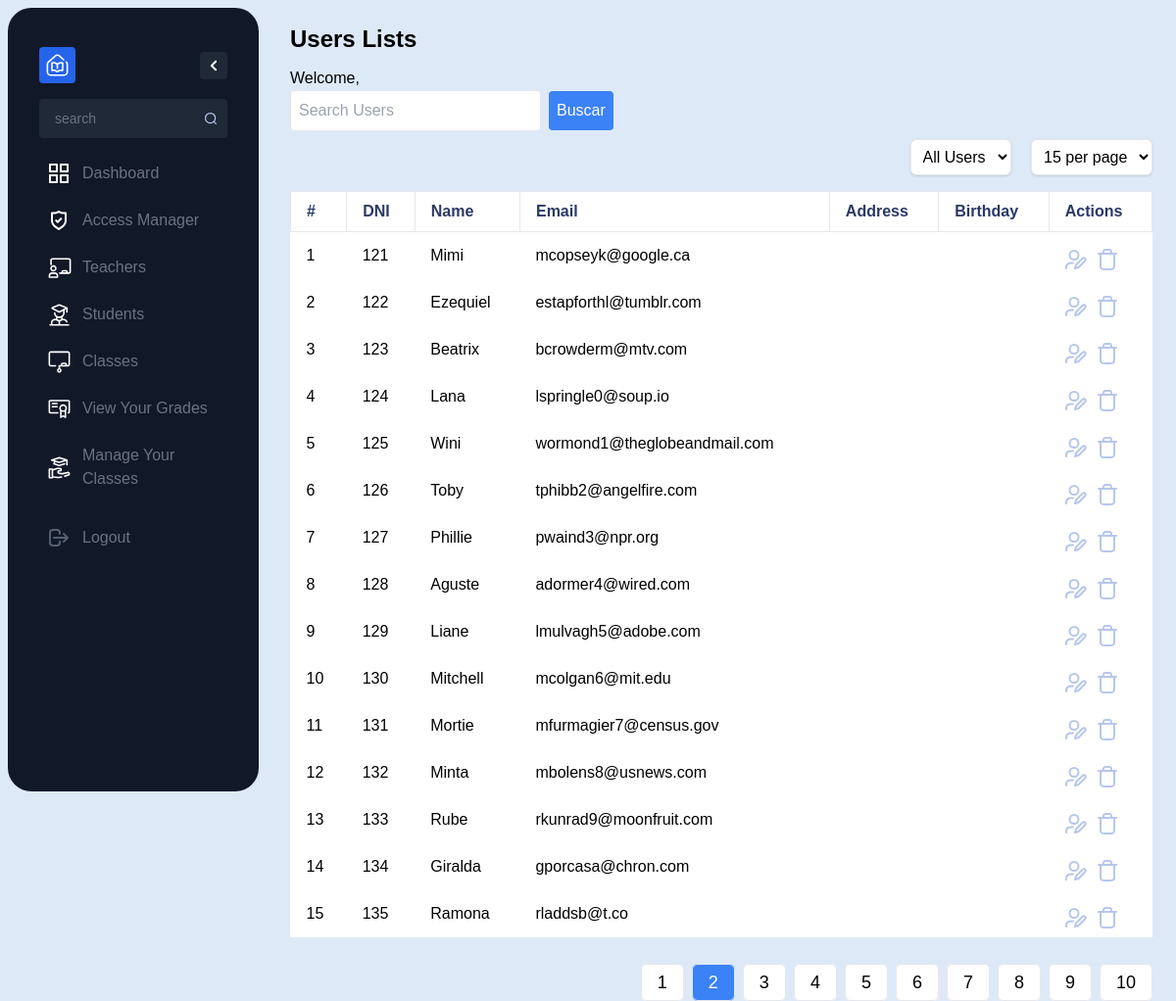
Screenshot of /?page=2 with the database file from the repository.
### tables this page shows
CREATE TABLE `users` (
  `id` int(11) NOT NULL,
  `username` varchar(50) NOT NULL,
  `password` varchar(50) NOT NULL,
  `email` varchar(100) DEFAULT NULL,
  `roleId` int(11) DEFAULT NULL,
  `name` varchar(255) DEFAULT NULL,
  `address` varchar(255) DEFAULT NULL,
  `birthday` date DEFAULT NULL,
  `photo` varchar(255) DEFAULT NULL
);

### src/Controller/AdminController.php (called while the page is built, shortened)
<?php
class AdminController extends UserController
{
  public function getAllUsers($userType = 'all')
  {
    try {
      $db = $this->connectDB();
      if ($userType === 'all') {
        $query = $db->query("SELECT COUNT(*) as count FROM users");
      } else {
        $stmt = $db->prepare("SELECT COUNT(*) as count FROM users WHERE roleId = :userType");
        $stmt->bindParam(':userType', $userType, PDO::PARAM_INT);
        $stmt->execute();
        return $stmt->fetch(PDO::FETCH_ASSOC)['count'];
      }
      $result = $query->fetch(PDO::FETCH_ASSOC);
      return $result['count'];
    } catch (Exception $e) {
      die('Erro: ' . $e->getMessage());
    }
  }
  public function getUsersByPage($page, $userType = 'all', $resultsPerPage = 10, $searchTerm = '')
  {
    $start = ($page - 1) * $resultsPerPage;
    try {
      $db = $this->connectDB();
      $userTypeCondition = '';
      if ($searchTerm) {
        $searchTerm = '%' . $searchTerm . '%';
        $query = $db->prepare("SELECT * FROM users WHERE name LIKE :searchTerm $userTypeCondition LIMIT :start, :limit");
        $query->bindParam(':searchTerm', $searchTerm, PDO::PARAM_STR);
      } else {
        $query = $db->prepare("SELECT * FROM users WHERE 1 = 1 $userTypeCondition LIMIT :start, :limit");
      }
      $query->bindParam(':start', $start, PDO::PARAM_INT);
      $query->bindParam(':limit', $resultsPerPage, PDO::PARAM_INT);
      $query->execute();
      return $query->fetchAll(PDO::FETCH_ASSOC);
    } catch (Exception $e) {
      die('Erro: ' . $e->getMessage());
    }
  }
}

### src/View/admin/admin_dashboard.php (the view, shortened to what this page needs)
<?php
require_once __DIR__ . '../../../Controller/AdminController.php';
function getUserTypeName($userType)
{
    switch ($userType) {
        default:
            return "Users";
    }
}
$adminController = new AdminController();
$userType = $_GET['user_type'] ?? 'all';
$resultsPerPage = $_GET['results_per_page'] ?? 15;
$currentPage = $_GET['page'] ?? 1;
$searchTerm = $_GET['search'] ?? '';
$users = $adminController->getUsersByPage($currentPage, $userType, $resultsPerPage, $searchTerm);
$totalUsers = $adminController->getAllUsers($userType);
$totalPages = ceil($totalUsers / $resultsPerPage);
?>
<!DOCTYPE html>
<html lang="en">
<head>
    <link href="/dist/output.css" rel="stylesheet">
</head>
<body class="flex">
    <nav>
        <?php include '../../View/components/sidebar.php'; ?>
    </nav>
    <div class="rounded-lg  p-6 w-screen  h-screen flex flex-col">
        <div>
            <h1 class="text-2xl font-semibold mb-3"><?php echo getUserTypeName($userType); ?> Lists</h1>
            <p>
                Welcome,
            </p>
            <div class="flex items-center mb-2">
                <input type="text" id="searchInput" class="p-2 w-64  border rounded" placeholder="Search Users">
                <button id="searchButton" class="ml-2 bg-blue-500 text-white p-2 rounded">Buscar</button>
            </div>
        </div>
        <div class="mb-4" style="text-align: right;">
            <div class="inline-block mr-4">
                <select id="userTypeFilter" class="bg-white border rounded-md p-2 shadow">
                    <option value="all" <?= ($userType == 'all') ? 'selected' : '' ?>>All Users</option>
                </select>
            </div>
            <div class="inline-block">
                <select id="resultsPerPage" class="bg-white border rounded-md p-2 shadow">
                    <option value="15" <?= ($resultsPerPage == 15) ? 'selected' : '' ?>>15 per page</option>
                </select>
            </div>
        </div>
        <table class="bg-white mb-4">
            <thead class="text-primaria border-none">
                <th class="py-2 px-4 border text-left">#</th>
                <th class="py-2 px-4 border text-left">DNI</th>
                <th class="py-2 px-4 border text-left">Name</th>
                <th class="py-2 px-4 border text-left">Email</th>
                <th class="py-2 px-4 border text-left">Address</th>
                <th class="py-2 px-4 border text-left">Birthday</th>
                <th class="py-2 px-4 border text-left">Actions</th>
            </thead>
            <tbody class="bg-white rounded-lg">
                <?php
                $count = 1;
                foreach ($users as $user) { ?>
                    <tr class="space-y-2">
                        <td class="py-2 px-4"><?= $count++; ?></td>
                        <td class="py-2 px-4 mb-64"><?= $user["id"]; ?></td>
                        <td class="py-2 px-4"><?= $user["name"]; ?></td>
                        <td class="py-2 px-4"><?= $user["email"]; ?></td>
                        <td class="py-2 px-4"><?= $user["address"]; ?></td>
                        <td class="py-2 px-4"><?= $user["birthday"]; ?></td>
                        <td class="py-2 px-4 flex space-x-2">
                            <a class="edit-button" href="../student/editUsers.php?id=<?= $user['id'] ?>">
                                <img src="/assets/user-edit.svg" alt="Editar">
                            </a>
                            <a href="../../Controller/actions/deleteUsers.php?id=<?= $user['id'] ?>">
                                <img src="/assets/trash-02.svg" alt="Deletar">
                            </a>
                        </td>
                    </tr>
                <?php } ?>
            </tbody>
        </table>
        <div class="flex justify-end mt-4">
            <ul class="pagination flex space-x-2">
                <?php for ($i = 1; $i <= $totalPages; $i++) : ?>
                    <li class="page-item">
                        <a class="page-link text-lg px-4 py-2 border rounded-md transition duration-150 <?= ($currentPage == $i) ? 'bg-blue-500 text-white' : 'bg-white hover:bg-gray-200' ?>" href="?page=<?= $i ?>"><?= $i ?></a>
                    </li>
                <?php endfor; ?>
            </ul>
        </div>
    </div>
</body>
</html>

### rows the page displays
users: id "121", name "Mimi", email "mcopseyk@google.ca"
users: id "122", name "Ezequiel", email "estapforthl@tumblr.com"
users: id "123", name "Beatrix", email "bcrowderm@mtv.com"
users: id "124", name "Lana", email "lspringle0@soup.io"
users: id "125", name "Wini", email "wormond1@theglobeandmail.com"
users: id "126", name "Toby", email "tphibb2@angelfire.com"
users: id "127", name "Phillie", email "pwaind3@npr.org"
users: id "128", name "Aguste", email "adormer4@wired.com"
users: id "129", name "Liane", email "lmulvagh5@adobe.com"
users: id "130", name "Mitchell", email "mcolgan6@mit.edu"
users: id "131", name "Mortie", email "mfurmagier7@census.gov"
users: id "132", name "Minta", email "mbolens8@usnews.com"
users: id "133", name "Rube", email "rkunrad9@moonfruit.com"
users: id "134", name "Giralda", email "gporcasa@chron.com"
users: id "135", name "Ramona", email "rladdsb@t.co"

### other values shown
getUserTypeName($userType) "Users"
